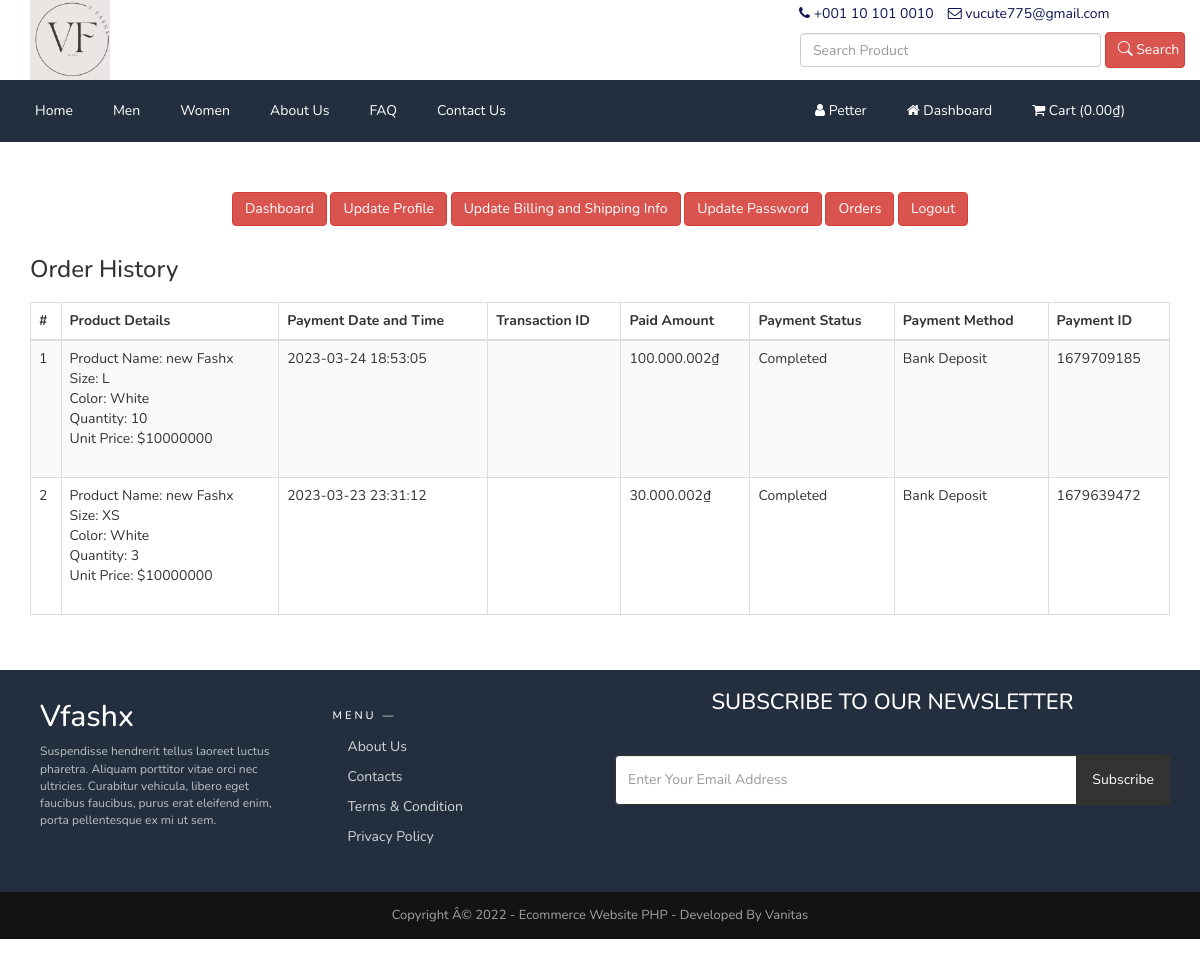
/vfashx/customer-order.php (signed in), run on an earlier commit of the app's database.
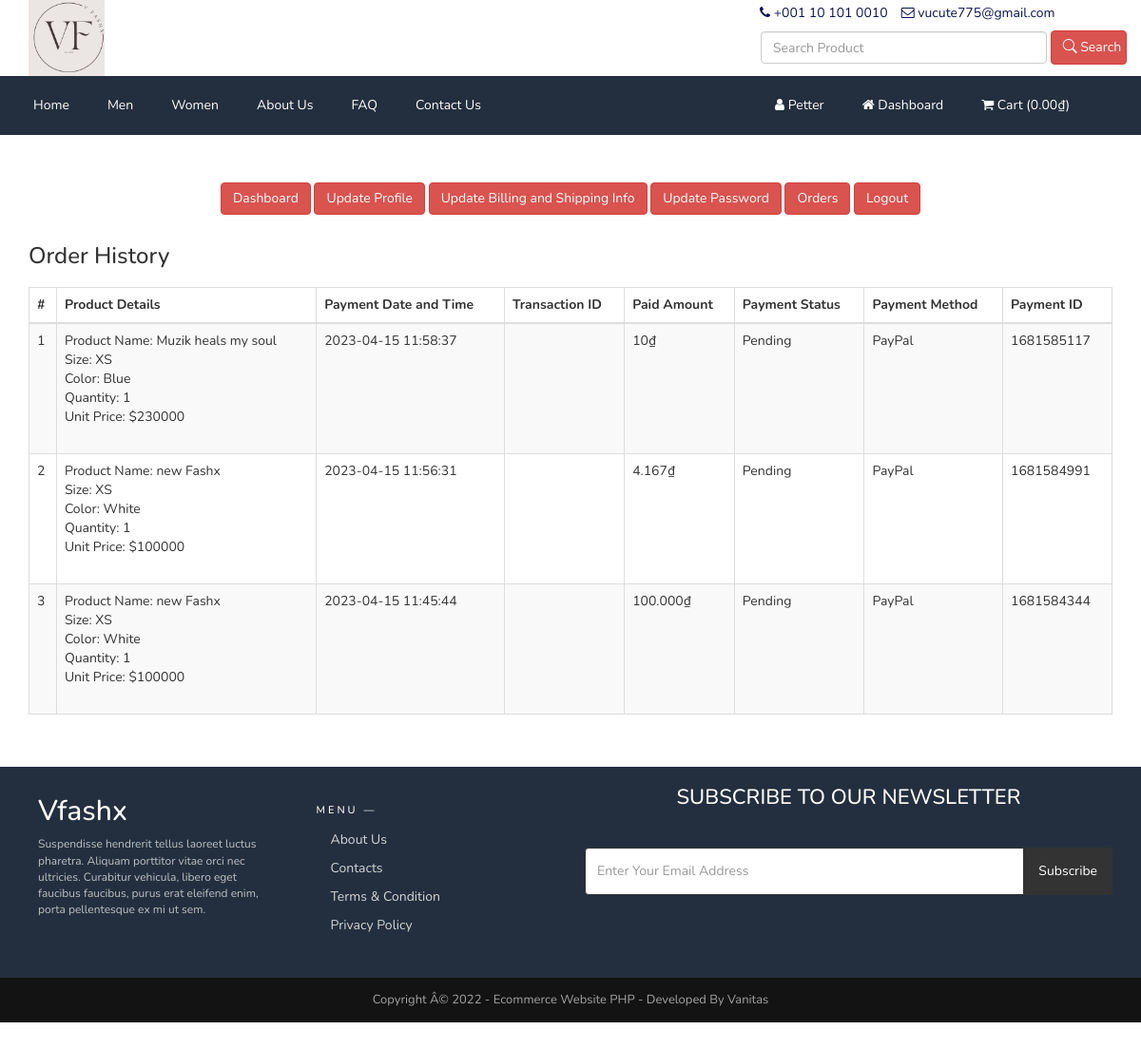
And on a later commit of the database.
### tables this page shows
CREATE TABLE `tbl_settings` (
  `id` int(11) NOT NULL,
  `logo` varchar(255) NOT NULL,
  `favicon` varchar(255) NOT NULL,
  `footer_about` text NOT NULL,
  `footer_copyright` text NOT NULL,
  `contact_address` text NOT NULL,
  `contact_email` varchar(255) NOT NULL,
  `contact_phone` varchar(255) NOT NULL,
  `contact_fax` varchar(255) NOT NULL,
  `contact_map_iframe` text NOT NULL,
  `receive_email` varchar(255) NOT NULL,
  `receive_email_subject` varchar(255) NOT NULL,
  `receive_email_thank_you_message` text NOT NULL,
  `forget_password_message` text NOT NULL,
  `total_recent_post_footer` int(10) NOT NULL,
  `total_popular_post_footer` int(10) NOT NULL,
  `total_recent_post_sidebar` int(11) NOT NULL,
  `total_popular_post_sidebar` int(11) NOT NULL,
  `total_featured_product_home` int(11) NOT NULL,
  `total_latest_product_home` int(11) NOT NULL,
  `total_popular_product_home` int(11) NOT NULL,
  `meta_title_home` text NOT NULL,
  `meta_keyword_home` text NOT NULL,
  `meta_description_home` text NOT NULL,
  `banner_login` varchar(255) NOT NULL,
  `banner_registration` varchar(255) NOT NULL,
  `banner_forget_password` varchar(255) NOT NULL,
  `banner_reset_password` varchar(255) NOT NULL,
  `banner_search` varchar(255) NOT NULL,
  `banner_cart` varchar(255) NOT NULL,
  `banner_checkout` varchar(255) NOT NULL,
  `banner_product_category` varchar(255) NOT NULL,
  `banner_blog` varchar(255) NOT NULL,
  `cta_title` varchar(255) NOT NULL,
  `cta_content` text NOT NULL,
  `cta_read_more_text` varchar(255) NOT NULL,
  `cta_read_more_url` varchar(255) NOT NULL,
  `cta_photo` varchar(255) NOT NULL,
  `featured_product_title` varchar(255) NOT NULL,
  `featured_product_subtitle` varchar(255) NOT NULL,
  `latest_product_title` varchar(255) NOT NULL,
  `latest_product_subtitle` varchar(255) NOT NULL,
  `popular_product_title` varchar(255) NOT NULL,
  `popular_product_subtitle` varchar(255) NOT NULL,
  `testimonial_title` varchar(255) NOT NULL,
  `testimonial_subtitle` varchar(255) NOT NULL,
  `testimonial_photo` varchar(255) NOT NULL,
  `blog_title` varchar(255) NOT NULL,
  `blog_subtitle` varchar(255) NOT NULL,
  `newsletter_text` text NOT NULL,
  `paypal_email` varchar(255) NOT NULL,
  `stripe_public_key` varchar(255) NOT NULL,
  `stripe_secret_key` varchar(255) NOT NULL,
  `bank_detail` text NOT NULL,
  `before_head` text NOT NULL,
  `after_body` text NOT NULL,
  `before_body` text NOT NULL,
  `home_service_on_off` int(11) NOT NULL,
  `home_welcome_on_off` int(11) NOT NULL,
  `home_featured_product_on_off` int(11) NOT NULL,
  `home_latest_product_on_off` int(11) NOT NULL,
  `home_popular_product_on_off` int(11) NOT NULL,
  `home_testimonial_on_off` int(11) NOT NULL,
  `home_blog_on_off` int(11) NOT NULL,
  `newsletter_on_off` int(11) NOT NULL,
  `ads_above_welcome_on_off` int(1) NOT NULL,
  `ads_above_featured_product_on_off` int(1) NOT NULL,
  `ads_above_latest_product_on_off` int(1) NOT NULL,
  `ads_above_popular_product_on_off` int(1) NOT NULL,
  `ads_above_testimonial_on_off` int(1) NOT NULL,
  `ads_category_sidebar_on_off` int(1) NOT NULL
);

CREATE TABLE `tbl_top_category` (
  `tcat_id` int(11) NOT NULL,
  `tcat_name` varchar(255) NOT NULL,
  `show_on_menu` int(1) NOT NULL
);

CREATE TABLE `tbl_page` (
  `id` int(11) NOT NULL,
  `about_title` varchar(255) NOT NULL,
  `about_content` text NOT NULL,
  `about_banner` varchar(255) NOT NULL,
  `about_meta_title` varchar(255) NOT NULL,
  `about_meta_keyword` text NOT NULL,
  `about_meta_description` text NOT NULL,
  `faq_title` varchar(255) NOT NULL,
  `faq_banner` varchar(255) NOT NULL,
  `faq_meta_title` varchar(255) NOT NULL,
  `faq_meta_keyword` text NOT NULL,
  `faq_meta_description` text NOT NULL,
  `blog_title` varchar(255) NOT NULL,
  `blog_banner` varchar(255) NOT NULL,
  `blog_meta_title` varchar(255) NOT NULL,
  `blog_meta_keyword` text NOT NULL,
  `blog_meta_description` text NOT NULL,
  `contact_title` varchar(255) NOT NULL,
  `contact_banner` varchar(255) NOT NULL,
  `contact_meta_title` varchar(255) NOT NULL,
  `contact_meta_keyword` text NOT NULL,
  `contact_meta_description` text NOT NULL,
  `pgallery_title` varchar(255) NOT NULL,
  `pgallery_banner` varchar(255) NOT NULL,
  `pgallery_meta_title` varchar(255) NOT NULL,
  `pgallery_meta_keyword` text NOT NULL,
  `pgallery_meta_description` text NOT NULL,
  `vgallery_title` varchar(255) NOT NULL,
  `vgallery_banner` varchar(255) NOT NULL,
  `vgallery_meta_title` varchar(255) NOT NULL,
  `vgallery_meta_keyword` text NOT NULL,
  `vgallery_meta_description` text NOT NULL
);

CREATE TABLE `tbl_payment` (
  `id` int(11) NOT NULL,
  `customer_id` int(11) NOT NULL,
  `customer_name` varchar(255) NOT NULL,
  `customer_email` varchar(255) NOT NULL,
  `payment_date` varchar(50) NOT NULL,
  `txnid` varchar(255) NOT NULL,
  `paid_amount` int(11) NOT NULL,
  `card_number` varchar(50) NOT NULL,
  `card_cvv` varchar(10) NOT NULL,
  `card_month` varchar(10) NOT NULL,
  `card_year` varchar(10) NOT NULL,
  `bank_transaction_info` text NOT NULL,
  `payment_method` varchar(20) NOT NULL,
  `payment_status` varchar(25) NOT NULL,
  `shipping_status` varchar(20) NOT NULL,
  `payment_id` varchar(255) NOT NULL
);

CREATE TABLE `tbl_order` (
  `id` int(11) NOT NULL,
  `product_id` int(11) NOT NULL,
  `product_name` varchar(255) NOT NULL,
  `size` varchar(100) NOT NULL,
  `color` varchar(100) NOT NULL,
  `quantity` varchar(50) NOT NULL,
  `unit_price` varchar(50) NOT NULL,
  `payment_id` varchar(255) NOT NULL
);

### vfashx/customer-order.php (the view, shortened to what the rows shown need)
<?php require_once('header.php'); ?>
<div class="page">
    <div class="container">
        <div class="row">
            <div class="col-md-12">
                <div class="user-content">
                    <div class="table-responsive">
                        <table class="table table-bordered table-striped table-hover">
                            <thead>
                                <tr>
                                    <th><?php echo '#' ?></th>
                                    <th><?php echo LANG_VALUE_48; ?></th>
                                    <th><?php echo LANG_VALUE_27; ?></th>
                                    <th><?php echo LANG_VALUE_28; ?></th>
                                    <th><?php echo LANG_VALUE_29; ?></th>
                                    <th><?php echo LANG_VALUE_30; ?></th>
                                    <th><?php echo LANG_VALUE_31; ?></th>
                                    <th><?php echo LANG_VALUE_32; ?></th>
                                </tr>
                            </thead>
                            <tbody>
                                <?php
                                $limit = 10;
                                $page = @$_GET['page'];
                                if ($page)
                                    $start = ($page - 1) * $limit;
                                else
                                    $start = 0;
                                $statement = $pdo->prepare("SELECT * FROM tbl_payment WHERE customer_email=? ORDER BY id DESC LIMIT $start, $limit");
                                $statement->execute(array($_SESSION['customer']['cust_email']));
                                $result = $statement->fetchAll(PDO::FETCH_ASSOC);
                                if ($page == 0) $page = 1;
                                ?>
                                <?php
                                $tip = $page * 10 - 10;
                                foreach ($result as $row) {
                                    $tip++;
                                ?>
                                    <tr>
                                        <td><?php echo $tip; ?></td>
                                        <td>
                                            <?php
                                            $statement1 = $pdo->prepare("SELECT * FROM tbl_order WHERE payment_id=?");
                                            $statement1->execute(array($row['payment_id']));
                                            $result1 = $statement1->fetchAll(PDO::FETCH_ASSOC);
                                            foreach ($result1 as $row1) {
                                                echo 'Product Name: ' . $row1['product_name'];
                                                echo '<br>Size: ' . $row1['size'];
                                                echo '<br>Color: ' . $row1['color'];
                                                echo '<br>Quantity: ' . $row1['quantity'];
                                                echo '<br>Unit Price: $' . $row1['unit_price'];
                                                echo '<br><br>';
                                            }
                                            ?>
                                        </td>
                                        <td><?php echo $row['payment_date']; ?></td>
                                        <td><?php echo $row['txnid']; ?></td>
                                        <td><?php echo curformat($row['paid_amount']); ?><?php echo LANG_VALUE_164; ?></td>
                                        <td><?php echo $row['payment_status']; ?></td>
                                        <td><?php echo $row['payment_method']; ?></td>
                                        <td><?php echo $row['payment_id']; ?></td>
                                    </tr>
                                <?php
                                }
                                ?>
                            </tbody>
                        </table>
                    </div>
                </div>
            </div>
        </div>
    </div>
    <?php require_once('footer.php'); ?>

### vfashx/header.php (shortened to what the rows shown need)
<?php
include("admin/inc/config.php");
$statement = $pdo->prepare("SELECT * FROM tbl_settings WHERE id=1");
$statement->execute();
$result = $statement->fetchAll(PDO::FETCH_ASSOC);
foreach ($result as $row) {
	$logo = $row['logo'];
	$contact_email = $row['contact_email'];
	$contact_phone = $row['contact_phone'];
}
function curformat($amount)
{
	$amount = explode(".", $amount);
	$whole = $amount[0];
	if (strlen($whole) > 3) {
		$temp = "";
		$j = 0;
		for ($i = strlen($whole) - 1; $i >= 0; $i--) {
			$temp = $whole[$i] . $temp;
			$j++;
			if ($j % 3 == 0 && $i != 0) {
				$temp = "." . $temp;
			}
		}
		$whole = $temp;
	}
	return "$whole";
}
?>
<!DOCTYPE html>
<html lang="en">
<head>
	<link rel="stylesheet" href="assets/css/custom.css">
	<link rel="stylesheet" href="assets/css/bootstrap.min.css">
	<link rel="stylesheet" href="assets/css/font-awesome.min.css">
	<link rel="stylesheet" href="assets/css/owl.carousel.min.css">
	<link rel="stylesheet" href="assets/css/owl.theme.default.min.css">
	<link rel="stylesheet" href="assets/css/jquery.bxslider.min.css">
	<link rel="stylesheet" href="assets/css/magnific-popup.css">
	<link rel="stylesheet" href="assets/css/rating.css">
	<link rel="stylesheet" href="assets/css/spacing.css">
	<link rel="stylesheet" href="assets/css/bootstrap-touch-slider.css">
	<link rel="stylesheet" href="assets/css/animate.min.css">
	<link rel="stylesheet" href="assets/css/tree-menu.css">
	<link rel="stylesheet" href="assets/css/select2.min.css">
	<link rel="stylesheet" href="assets/css/main.css">
	<link rel="stylesheet" href="assets/css/responsive.css">
	<link rel="stylesheet" href="https://cdn.jsdelivr.net/npm/bootstrap-icons@1.10.3/font/bootstrap-icons.css">
	<?php
	$statement = $pdo->prepare("SELECT * FROM tbl_page WHERE id=1");
	$statement->execute();
	$result = $statement->fetchAll(PDO::FETCH_ASSOC);
	?>
</head>
<body>
	<div class="header">
		<div class="container">
			<div class="row inner">
				<div class="col-md-8 logo">
					<div class="left"><a href="index.php"><img src="assets/uploads/<?php echo $logo; ?>" alt="logo image"></a></div>
				</div>
				<div class="col-md-4 search-area">
					<div class="row">
						<div class="right">
							<ul>
								<li><i class="fa fa-phone"></i> <?php echo $contact_phone; ?></li>
								<li><i class="fa fa-envelope-o"></i> <?php echo $contact_email; ?></li>
							</ul>
						</div>
					</div>
				</div>
			</div>
		</div>
	</div>
	<div class="nav">
		<div class="container">
			<div class="row">
				<div class="col-md-8 pl_0 pr_0">
					<div class="menu-container">
						<div class="menu">
							<ul>
								<?php
								$statement = $pdo->prepare("SELECT * FROM tbl_top_category WHERE show_on_menu=1");
								$statement->execute();
								$result = $statement->fetchAll(PDO::FETCH_ASSOC);
								foreach ($result as $row) {
								?>
									<li><a href="product-category.php?id=<?php echo $row['tcat_id']; ?>&type=top-category"><?php echo $row['tcat_name']; ?></a>
									</li>
								<?php
								}
								?>
								<?php
								$statement = $pdo->prepare("SELECT * FROM tbl_page WHERE id=1");
								$statement->execute();
								$result = $statement->fetchAll(PDO::FETCH_ASSOC);
								foreach ($result as $row) {
									$about_title = $row['about_title'];
									$faq_title = $row['faq_title'];
									$contact_title = $row['contact_title'];
								}
								?>
								<li><a href="about.php"><?php echo $about_title; ?></a></li>
								<li><a href="faq.php"><?php echo $faq_title; ?></a></li>
								<li><a href="contact.php"><?php echo $contact_title; ?></a></li>
							</ul>
						</div>
					</div>
				</div>
			</div>
		</div>
	</div>

### vfashx/footer.php (shortened to what the rows shown need)
<?php
$statement = $pdo->prepare("SELECT * FROM tbl_settings WHERE id=1");
$statement->execute();
$result = $statement->fetchAll(PDO::FETCH_ASSOC);
foreach ($result as $row) {
	$footer_copyright = $row['footer_copyright'];
	$newsletter_on_off = $row['newsletter_on_off'];
}
?>
<?php if ($newsletter_on_off == 1) : ?>
	<section class="home-newsletter">
		<div class="container">
			<div class="row">
				<footer class="col-md-6 footer-bs">
					<div class="row">
						<div class="col-md-6 footer-brand animated fadeInLeft">
							<h2>Vfashx</h2>
						</div>
					</div>
				</footer>
				<div class="col-md-6 ">
					<div class="single">
						<form action="" method="post">
							<h2><?php echo LANG_VALUE_93; ?></h2>
					</div>
				</div>
			</div>
		</div>
	</section>
<?php endif; ?>
<div class="footer-bottom">
	<div class="container">
		<div class="row">
			<div class="col-md-12 copyright">
				<?php echo $footer_copyright; ?>
			</div>
		</div>
	</div>
</div>
</body>
</html>

What changed in the data, as far as the page shows it:
removed tbl_payment: payment_date "2023-03-24 18:53:05", paid_amount "100.000.002", payment_status "Completed", payment_method "Bank Deposit", payment "1679709185"
removed tbl_order: product_name "new Fashx", size "L", color "White", quantity "10", unit_price "10000000", shown under "2023-03-24 18:53:05"
removed tbl_payment: payment_date "2023-03-23 23:31:12", paid_amount "30.000.002", payment_status "Completed", payment_method "Bank Deposit", payment "1679639472"
removed tbl_order: product_name "new Fashx", size "XS", color "White", quantity "3", unit_price "10000000", shown under "2023-03-23 23:31:12"
added tbl_payment: payment_date "2023-04-15 11:58:37", paid_amount "10", payment_status "Pending", payment_method "PayPal", payment "1681585117"
added tbl_order: product_name "Muzik heals my soul", size "XS", color "Blue", quantity "1", unit_price "230000", shown under "2023-04-15 11:58:37"
added tbl_payment: payment_date "2023-04-15 11:56:31", paid_amount "4.167", payment_status "Pending", payment_method "PayPal", payment "1681584991"
added tbl_order: product_name "new Fashx", size "XS", color "White", quantity "1", unit_price "100000", shown under "2023-04-15 11:56:31"
added tbl_payment: payment_date "2023-04-15 11:45:44", paid_amount "100.000", payment_status "Pending", payment_method "PayPal", payment "1681584344"
added tbl_order: product_name "new Fashx", size "XS", color "White", quantity "1", unit_price "100000", shown under "2023-04-15 11:45:44"
